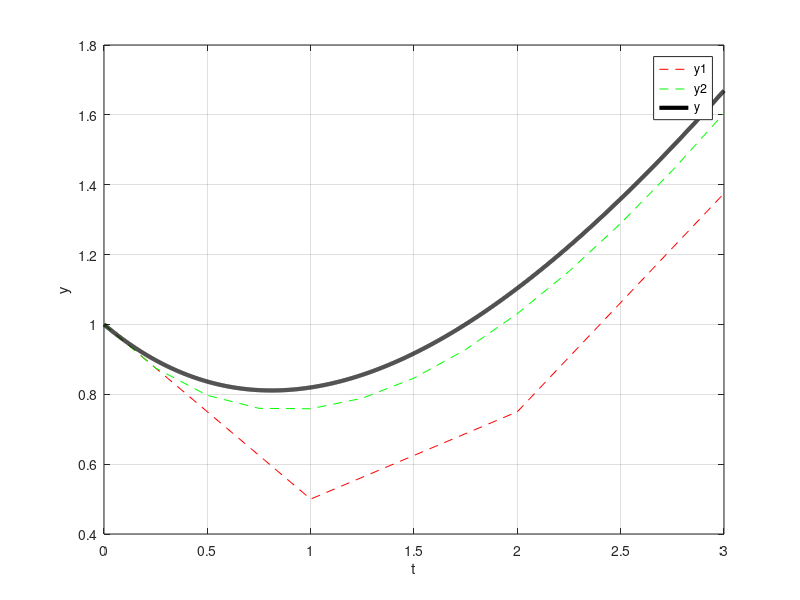

Write the MATLAB code that produced this figure.
%ME303 LAB SESSION
%Euler's Method

clc
clear all
close all

% The interval at which y(t) is desired to be obtained is [t0,tf] 
% where t0=0, tf=3
% y'=f(t,y)=(t-y)/2;
% The initial condition: y(0)=y0=1
% The exact solution=y(t)=3*e^(-t/2)+t-2;
% Find y(tf) at h1=1 and h2=h1/2
% Find the Final Global Error (FGE) at t=tf. It is expected 
% that FGE=Ch 
% where C is a constant. 
% If the step size in Euler’s method is reduced by a factor 
% of 1/2, we can expect that the overall F.G.E. will be reduced 
% by a factor of 1/2.
% Plot y(t) with the approximated solutions on [t0,tf]

t0=0;
tf=3;
y0=1;
h1=1;
h2=h1/4;
M1=(tf-t0)/h1;
M2=(tf-t0)/h2;

f=@(t,y) (t-y)/2;
y=@(t) 3*exp(-t/2)+t-2;

t1=t0:h1:tf;
t2=t0:h2:tf;


y1=zeros(1,M1+1);
y2=zeros(1,M2+1);

y0=1;
y1(1)=y0;
y2(1)=y0;

for j=1:M2
    if j<=M1
        y1(j+1)=y1(j)+h1*f(t1(j),y1(j));
        y2(j+1)=y2(j)+h2*f(t2(j),y2(j));
    else
        y2(j+1)=y2(j)+h2*f(t2(j),y2(j));
    end
end

y1_f=y1(end);
y2_f=y2(end);
y_f=y(tf);

FGE_1=abs(y_f-y1_f)
FGE_2=abs(y_f-y2_f)
%ratio
t=t0:0.001:tf;
figure
plot(t1,y1,'r--')
hold on
plot(t2,y2,'g--')
hold on
plot(t,y(t),'k','Linewidth',3)
xlabel('t')
ylabel('y')
legend('y1','y2','y')
grid on
